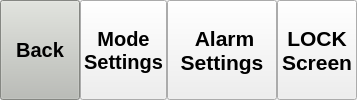
      <widget class="QWidget" name="settingsforkbar">
       <layout class="QGridLayout" name="gridLayout_2">
        <property name="leftMargin">
         <number>0</number>
        </property>
        <property name="topMargin">
         <number>0</number>
        </property>
        <property name="rightMargin">
         <number>0</number>
        </property>
        <property name="bottomMargin">
         <number>0</number>
        </property>
        <property name="spacing">
         <number>0</number>
        </property>
        <item row="0" column="0">
         <widget class="QPushButton" name="button_backsettings">
          <property name="sizePolicy">
           <sizepolicy hsizetype="Minimum" vsizetype="Expanding">
            <horstretch>0</horstretch>
            <verstretch>0</verstretch>
           </sizepolicy>
          </property>
          <property name="maximumSize">
           <size>
            <width>114</width>
            <height>16777215</height>
           </size>
          </property>
          <property name="palette">
           <palette>
            <active>
             <colorrole role="WindowText">
              <brush brushstyle="SolidPattern">
               <color alpha="255">
                <red>0</red>
                <green>0</green>
                <blue>0</blue>
               </color>
              </brush>
             </colorrole>
             <colorrole role="Button">
              <brush brushstyle="SolidPattern">
               <color alpha="255">
                <red>186</red>
                <green>189</green>
                <blue>182</blue>
               </color>
              </brush>
             </colorrole>
             <colorrole role="Light">
              <brush brushstyle="SolidPattern">
               <color alpha="255">
                <red>255</red>
                <green>255</green>
                <blue>255</blue>
               </color>
              </brush>
             </colorrole>
             <colorrole role="Midlight">
              <brush brushstyle="SolidPattern">
               <color alpha="255">
                <red>220</red>
                <green>222</green>
                <blue>218</blue>
               </color>
              </brush>
             </colorrole>
             <colorrole role="Dark">
              <brush brushstyle="SolidPattern">
               <color alpha="255">
                <red>93</red>
                <green>94</green>
                <blue>91</blue>
               </color>
              </brush>
             </colorrole>
             <colorrole role="Mid">
              <brush brushstyle="SolidPattern">
               <color alpha="255">
                <red>124</red>
                <green>126</green>
                <blue>121</blue>
               </color>
              </brush>
             </colorrole>
             <colorrole role="Text">
              <brush brushstyle="SolidPattern">
               <color alpha="255">
                <red>0</red>
                <green>0</green>
                <blue>0</blue>
               </color>
              </brush>
             </colorrole>
             <colorrole role="BrightText">
              <brush brushstyle="SolidPattern">
               <color alpha="255">
                <red>255</red>
                <green>255</green>
                <blue>255</blue>
               </color>
              </brush>
             </colorrole>
             <colorrole role="ButtonText">
              <brush brushstyle="SolidPattern">
               <color alpha="255">
                <red>0</red>
                <green>0</green>
                <blue>0</blue>
               </color>
              </brush>
             </colorrole>
             <colorrole role="Base">
              <brush brushstyle="SolidPattern">
               <color alpha="255">
                <red>255</red>
                <green>255</green>
                <blue>255</blue>
               </color>
              </brush>
             </colorrole>
             <colorrole role="Window">
              <brush brushstyle="SolidPattern">
               <color alpha="255">
                <red>186</red>
                <green>189</green>
                <blue>182</blue>
               </color>
              </brush>
             </colorrole>
             <colorrole role="Shadow">
              <brush brushstyle="SolidPattern">
               <color alpha="255">
                <red>0</red>
                <green>0</green>
                <blue>0</blue>
               </color>
              </brush>
             </colorrole>
             <colorrole role="AlternateBase">
              <brush brushstyle="SolidPattern">
               <color alpha="255">
                <red>220</red>
                <green>222</green>
                <blue>218</blue>
               </color>
              </brush>
             </colorrole>
             <colorrole role="ToolTipBase">
              <brush brushstyle="SolidPattern">
               <color alpha="255">
                <red>255</red>
                <green>255</green>
                <blue>220</blue>
               </color>
              </brush>
             </colorrole>
             <colorrole role="ToolTipText">
              <brush brushstyle="SolidPattern">
               <color alpha="255">
                <red>0</red>
                <green>0</green>
                <blue>0</blue>
               </color>
              </brush>
             </colorrole>
            </active>
            <inactive>
             <colorrole role="WindowText">
              <brush brushstyle="SolidPattern">
               <color alpha="255">
                <red>0</red>
                <green>0</green>
                <blue>0</blue>
               </color>
              </brush>
             </colorrole>
             <colorrole role="Button">
              <brush brushstyle="SolidPattern">
               <color alpha="255">
                <red>186</red>
                <green>189</green>
                <blue>182</blue>
               </color>
              </brush>
             </colorrole>
             <colorrole role="Light">
              <brush brushstyle="SolidPattern">
               <color alpha="255">
                <red>255</red>
                <green>255</green>
                <blue>255</blue>
               </color>
              </brush>
             </colorrole>
             <colorrole role="Midlight">
              <brush brushstyle="SolidPattern">
               <color alpha="255">
                <red>220</red>
                <green>222</green>
                <blue>218</blue>
               </color>
              </brush>
             </colorrole>
             <colorrole role="Dark">
              <brush brushstyle="SolidPattern">
               <color alpha="255">
                <red>93</red>
                <green>94</green>
                <blue>91</blue>
               </color>
              </brush>
             </colorrole>
             <colorrole role="Mid">
              <brush brushstyle="SolidPattern">
               <color alpha="255">
                <red>124</red>
                <green>126</green>
                <blue>121</blue>
               </color>
              </brush>
             </colorrole>
             <colorrole role="Text">
              <brush brushstyle="SolidPattern">
               <color alpha="255">
                <red>0</red>
                <green>0</green>
                <blue>0</blue>
               </color>
              </brush>
             </colorrole>
             <colorrole role="BrightText">
              <brush brushstyle="SolidPattern">
               <color alpha="255">
                <red>255</red>
                <green>255</green>
                <blue>255</blue>
               </color>
              </brush>
             </colorrole>
             <colorrole role="ButtonText">
              <brush brushstyle="SolidPattern">
               <color alpha="255">
                <red>0</red>
                <green>0</green>
                <blue>0</blue>
               </color>
              </brush>
             </colorrole>
             <colorrole role="Base">
              <brush brushstyle="SolidPattern">
               <color alpha="255">
                <red>255</red>
                <green>255</green>
                <blue>255</blue>
               </color>
              </brush>
             </colorrole>
             <colorrole role="Window">
              <brush brushstyle="SolidPattern">
               <color alpha="255">
                <red>186</red>
                <green>189</green>
                <blue>182</blue>
               </color>
              </brush>
             </colorrole>
             <colorrole role="Shadow">
              <brush brushstyle="SolidPattern">
               <color alpha="255">
                <red>0</red>
                <green>0</green>
                <blue>0</blue>
               </color>
              </brush>
             </colorrole>
             <colorrole role="AlternateBase">
              <brush brushstyle="SolidPattern">
               <color alpha="255">
                <red>220</red>
                <green>222</green>
                <blue>218</blue>
               </color>
              </brush>
             </colorrole>
             <colorrole role="ToolTipBase">
              <brush brushstyle="SolidPattern">
               <color alpha="255">
                <red>255</red>
                <green>255</green>
                <blue>220</blue>
               </color>
              </brush>
             </colorrole>
             <colorrole role="ToolTipText">
              <brush brushstyle="SolidPattern">
               <color alpha="255">
                <red>0</red>
                <green>0</green>
                <blue>0</blue>
               </color>
              </brush>
             </colorrole>
            </inactive>
            <disabled>
             <colorrole role="WindowText">
              <brush brushstyle="SolidPattern">
               <color alpha="255">
                <red>93</red>
                <green>94</green>
                <blue>91</blue>
               </color>
              </brush>
             </colorrole>
             <colorrole role="Button">
              <brush brushstyle="SolidPattern">
               <color alpha="255">
                <red>186</red>
                <green>189</green>
                <blue>182</blue>
               </color>
              </brush>
             </colorrole>
             <colorrole role="Light">
              <brush brushstyle="SolidPattern">
               <color alpha="255">
                <red>255</red>
                <green>255</green>
                <blue>255</blue>
               </color>
              </brush>
             </colorrole>
             <colorrole role="Midlight">
              <brush brushstyle="SolidPattern">
               <color alpha="255">
                <red>220</red>
                <green>222</green>
                <blue>218</blue>
               </color>
              </brush>
             </colorrole>
             <colorrole role="Dark">
              <brush brushstyle="SolidPattern">
               <color alpha="255">
                <red>93</red>
                <green>94</green>
                <blue>91</blue>
               </color>
              </brush>
             </colorrole>
             <colorrole role="Mid">
              <brush brushstyle="SolidPattern">
               <color alpha="255">
                <red>124</red>
                <green>126</green>
                <blue>121</blue>
               </color>
              </brush>
             </colorrole>
             <colorrole role="Text">
              <brush brushstyle="SolidPattern">
               <color alpha="255">
                <red>93</red>
                <green>94</green>
                <blue>91</blue>
               </color>
              </brush>
             </colorrole>
             <colorrole role="BrightText">
              <brush brushstyle="SolidPattern">
               <color alpha="255">
                <red>255</red>
                <green>255</green>
                <blue>255</blue>
               </color>
              </brush>
             </colorrole>
             <colorrole role="ButtonText">
              <brush brushstyle="SolidPattern">
               <color alpha="255">
                <red>93</red>
                <green>94</green>
                <blue>91</blue>
               </color>
              </brush>
             </colorrole>
             <colorrole role="Base">
              <brush brushstyle="SolidPattern">
               <color alpha="255">
                <red>186</red>
                <green>189</green>
                <blue>182</blue>
               </color>
              </brush>
             </colorrole>
             <colorrole role="Window">
              <brush brushstyle="SolidPattern">
               <color alpha="255">
                <red>186</red>
                <green>189</green>
                <blue>182</blue>
               </color>
              </brush>
             </colorrole>
             <colorrole role="Shadow">
              <brush brushstyle="SolidPattern">
               <color alpha="255">
                <red>0</red>
                <green>0</green>
                <blue>0</blue>
               </color>
              </brush>
             </colorrole>
             <colorrole role="AlternateBase">
              <brush brushstyle="SolidPattern">
               <color alpha="255">
                <red>186</red>
                <green>189</green>
                <blue>182</blue>
               </color>
              </brush>
             </colorrole>
             <colorrole role="ToolTipBase">
              <brush brushstyle="SolidPattern">
               <color alpha="255">
                <red>255</red>
                <green>255</green>
                <blue>220</blue>
               </color>
              </brush>
             </colorrole>
             <colorrole role="ToolTipText">
              <brush brushstyle="SolidPattern">
               <color alpha="255">
                <red>0</red>
                <green>0</green>
                <blue>0</blue>
               </color>
              </brush>
             </colorrole>
            </disabled>
           </palette>
          </property>
          <property name="font">
           <font>
            <pointsize>15</pointsize>
            <weight>75</weight>
            <bold>true</bold>
           </font>
          </property>
          <property name="text">
           <string>Back</string>
          </property>
         </widget>
        </item>
        <item row="0" column="1">
         <widget class="QPushButton" name="button_settings">
          <property name="sizePolicy">
           <sizepolicy hsizetype="Minimum" vsizetype="Expanding">
            <horstretch>0</horstretch>
            <verstretch>0</verstretch>
           </sizepolicy>
          </property>
          <property name="maximumSize">
           <size>
            <width>2000</width>
            <height>16777215</height>
           </size>
          </property>
          <property name="font">
           <font>
            <pointsize>15</pointsize>
            <weight>75</weight>
            <bold>true</bold>
           </font>
          </property>
          <property name="text">
           <string>Mode
Settings</string>
          </property>
         </widget>
        </item>
        <item row="0" column="2">
         <widget class="QPushButton" name="button_alarms">
          <property name="sizePolicy">
           <sizepolicy hsizetype="Minimum" vsizetype="Expanding">
            <horstretch>0</horstretch>
            <verstretch>0</verstretch>
           </sizepolicy>
          </property>
          <property name="minimumSize">
           <size>
            <width>110</width>
            <height>0</height>
           </size>
          </property>
          <property name="maximumSize">
           <size>
            <width>2000</width>
            <height>16777215</height>
           </size>
          </property>
          <property name="font">
           <font>
            <pointsize>16</pointsize>
            <weight>75</weight>
            <bold>true</bold>
           </font>
          </property>
          <property name="text">
           <string>	Alarm
Settings</string>
          </property>
         </widget>
        </item>
        <item row="0" column="3">
         <widget class="QPushButton" name="button_lockscreen">
          <property name="sizePolicy">
           <sizepolicy hsizetype="Minimum" vsizetype="MinimumExpanding">
            <horstretch>0</horstretch>
            <verstretch>0</verstretch>
           </sizepolicy>
          </property>
          <property name="font">
           <font>
            <pointsize>16</pointsize>
            <weight>75</weight>
            <bold>true</bold>
           </font>
          </property>
          <property name="text">
           <string>LOCK
Screen</string>
          </property>
         </widget>
        </item>
       </layout>
      </widget>
